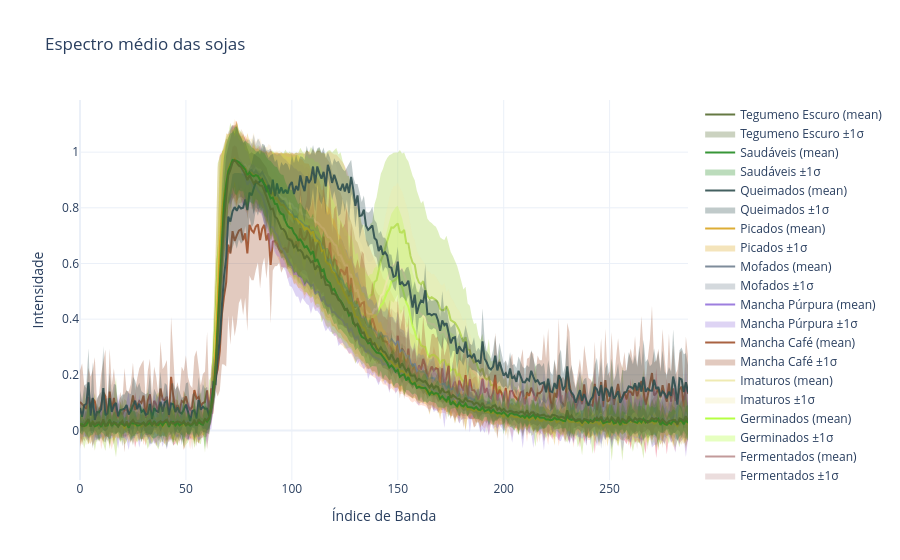

The cell this chart's notebook holds for it:
### Markdown cell above
### Soja

### Code cell
fig = plot_curve_mean(df_soja,
                      'specie',
                      'Espectro médio das sojas')
fig.show()

### Figure 1 — Plotly figure (JSON) as saved in the notebook; plotly's stock layout.template omitted (floating-point values rounded to 4 significant figures; data arrays with more than 128 entries replaced by an {"elided": "..."} marker saying what was removed)
{"data": [{"hoverinfo": "skip", "line": {"width": 0}, "mode": "lines", "showlegend": false, "type": "scatter", "x": {"elided": "288 int values"}, "y": {"elided": "288 float values"}}, {"fill": "tonexty", "fillcolor": "rgba(255, 160, 122, 0.3)", "hoverinfo": "skip", "line": {"width": 0}, "mode": "lines", "name": "Amassados ±1σ", "type": "scatter", "x": {"elided": "288 int values"}, "y": {"elided": "288 float values"}}, {"line": {"color": "rgba(255, 160, 122, 0.9)", "width": 2}, "mode": "lines", "name": "Amassados (mean)", "type": "scatter", "x": {"elided": "288 int values"}, "y": {"elided": "288 float values"}}, {"hoverinfo": "skip", "line": {"width": 0}, "mode": "lines", "showlegend": false, "type": "scatter", "x": {"elided": "288 int values"}, "y": {"elided": "288 float values"}}, {"fill": "tonexty", "fillcolor": "rgba(220, 20, 60, 0.3)", "hoverinfo": "skip", "line": {"width": 0}, "mode": "lines", "name": "Ardidos ±1σ", "type": "scatter", "x": {"elided": "288 int values"}, "y": {"elided": "288 float values"}}, {"line": {"color": "rgba(220, 20, 60, 0.9)", "width": 2}, "mode": "lines", "name": "Ardidos (mean)", "type": "scatter", "x": {"elided": "288 int values"}, "y": {"elided": "288 float values"}}, {"hoverinfo": "skip", "line": {"width": 0}, "mode": "lines", "showlegend": false, "type": "scatter", "x": {"elided": "288 int values"}, "y": {"elided": "288 float values"}}, {"fill": "tonexty", "fillcolor": "rgba(255, 228, 181, 0.3)", "hoverinfo": "skip", "line": {"width": 0}, "mode": "lines", "name": "Chochos ±1σ", "type": "scatter", "x": {"elided": "288 int values"}, "y": {"elided": "288 float values"}}, {"line": {"color": "rgba(255, 228, 181, 0.9)", "width": 2}, "mode": "lines", "name": "Chochos (mean)", "type": "scatter", "x": {"elided": "288 int values"}, "y": {"elided": "288 float values"}}, {"hoverinfo": "skip", "line": {"width": 0}, "mode": "lines", "showlegend": false, "type": "scatter", "x": {"elided": "288 int values"}, "y": {"elided": "288 float values"}}, {"fill": "tonexty", "fillcolor": "rgba(139, 69, 19, 0.3)", "hoverinfo": "skip", "line": {"width": 0}, "mode": "lines", "name": "Danificados ±1σ", "type": "scatter", "x": {"elided": "288 int values"}, "y": {"elided": "288 float values"}}, {"line": {"color": "rgba(139, 69, 19, 0.9)", "width": 2}, "mode": "lines", "name": "Danificados (mean)", "type": "scatter", "x": {"elided": "288 int values"}, "y": {"elided": "288 float values"}}, {"hoverinfo": "skip", "line": {"width": 0}, "mode": "lines", "showlegend": false, "type": "scatter", "x": {"elided": "288 int values"}, "y": {"elided": "288 float values"}}, {"fill": "tonexty", "fillcolor": "rgba(210, 180, 140, 0.3)", "hoverinfo": "skip", "line": {"width": 0}, "mode": "lines", "name": "Enrugados ±1σ", "type": "scatter", "x": {"elided": "288 int values"}, "y": {"elided": "288 float values"}}, {"line": {"color": "rgba(210, 180, 140, 0.9)", "width": 2}, "mode": "lines", "name": "Enrugados (mean)", "type": "scatter", "x": {"elided": "288 int values"}, "y": {"elided": "288 float values"}}, {"hoverinfo": "skip", "line": {"width": 0}, "mode": "lines", "showlegend": false, "type": "scatter", "x": {"elided": "288 int values"}, "y": {"elided": "288 float values"}}, {"fill": "tonexty", "fillcolor": "rgba(154, 205, 50, 0.3)", "hoverinfo": "skip", "line": {"width": 0}, "mode": "lines", "name": "Esverdeados ±1σ", "type": "scatter", "x": {"elided": "288 int values"}, "y": {"elided": "288 float values"}}, {"line": {"color": "rgba(154, 205, 50, 0.9)", "width": 2}, "mode": "lines", "name": "Esverdeados (mean)", "type": "scatter", "x": {"elided": "288 int values"}, "y": {"elided": "288 float values"}}, {"hoverinfo": "skip", "line": {"width": 0}, "mode": "lines", "showlegend": false, "type": "scatter", "x": {"elided": "288 int values"}, "y": {"elided": "288 float values"}}, {"fill": "tonexty", "fillcolor": "rgba(188, 143, 143, 0.3)", "hoverinfo": "skip", "line": {"width": 0}, "mode": "lines", "name": "Fermentados ±1σ", "type": "scatter", "x": {"elided": "288 int values"}, "y": {"elided": "288 float values"}}, {"line": {"color": "rgba(188, 143, 143, 0.9)", "width": 2}, "mode": "lines", "name": "Fermentados (mean)", "type": "scatter", "x": {"elided": "288 int values"}, "y": {"elided": "288 float values"}}, {"hoverinfo": "skip", "line": {"width": 0}, "mode": "lines", "showlegend": false, "type": "scatter", "x": {"elided": "288 int values"}, "y": {"elided": "288 float values"}}, {"fill": "tonexty", "fillcolor": "rgba(173, 255, 47, 0.3)", "hoverinfo": "skip", "line": {"width": 0}, "mode": "lines", "name": "Germinados ±1σ", "type": "scatter", "x": {"elided": "288 int values"}, "y": {"elided": "288 float values"}}, {"line": {"color": "rgba(173, 255, 47, 0.9)", "width": 2}, "mode": "lines", "name": "Germinados (mean)", "type": "scatter", "x": {"elided": "288 int values"}, "y": {"elided": "288 float values"}}, {"hoverinfo": "skip", "line": {"width": 0}, "mode": "lines", "showlegend": false, "type": "scatter", "x": {"elided": "288 int values"}, "y": {"elided": "288 float values"}}, {"fill": "tonexty", "fillcolor": "rgba(238, 232, 170, 0.3)", "hoverinfo": "skip", "line": {"width": 0}, "mode": "lines", "name": "Imaturos ±1σ", "type": "scatter", "x": {"elided": "288 int values"}, "y": {"elided": "288 float values"}}, {"line": {"color": "rgba(238, 232, 170, 0.9)", "width": 2}, "mode": "lines", "name": "Imaturos (mean)", "type": "scatter", "x": {"elided": "288 int values"}, "y": {"elided": "288 float values"}}, {"hoverinfo": "skip", "line": {"width": 0}, "mode": "lines", "showlegend": false, "type": "scatter", "x": {"elided": "288 int values"}, "y": {"elided": "288 float values"}}, {"fill": "tonexty", "fillcolor": "rgba(160, 82, 45, 0.3)", "hoverinfo": "skip", "line": {"width": 0}, "mode": "lines", "name": "Mancha Café ±1σ", "type": "scatter", "x": {"elided": "288 int values"}, "y": {"elided": "288 float values"}}, {"line": {"color": "rgba(160, 82, 45, 0.9)", "width": 2}, "mode": "lines", "name": "Mancha Café (mean)", "type": "scatter", "x": {"elided": "288 int values"}, "y": {"elided": "288 float values"}}, {"hoverinfo": "skip", "line": {"width": 0}, "mode": "lines", "showlegend": false, "type": "scatter", "x": {"elided": "288 int values"}, "y": {"elided": "288 float values"}}, {"fill": "tonexty", "fillcolor": "rgba(147, 112, 219, 0.3)", "hoverinfo": "skip", "line": {"width": 0}, "mode": "lines", "name": "Mancha Púrpura ±1σ", "type": "scatter", "x": {"elided": "288 int values"}, "y": {"elided": "288 float values"}}, {"line": {"color": "rgba(147, 112, 219, 0.9)", "width": 2}, "mode": "lines", "name": "Mancha Púrpura (mean)", "type": "scatter", "x": {"elided": "288 int values"}, "y": {"elided": "288 float values"}}, {"hoverinfo": "skip", "line": {"width": 0}, "mode": "lines", "showlegend": false, "type": "scatter", "x": {"elided": "288 int values"}, "y": {"elided": "288 float values"}}, {"fill": "tonexty", "fillcolor": "rgba(112, 128, 144, 0.3)", "hoverinfo": "skip", "line": {"width": 0}, "mode": "lines", "name": "Mofados ±1σ", "type": "scatter", "x": {"elided": "288 int values"}, "y": {"elided": "288 float values"}}, {"line": {"color": "rgba(112, 128, 144, 0.9)", "width": 2}, "mode": "lines", "name": "Mofados (mean)", "type": "scatter", "x": {"elided": "288 int values"}, "y": {"elided": "288 float values"}}, {"hoverinfo": "skip", "line": {"width": 0}, "mode": "lines", "showlegend": false, "type": "scatter", "x": {"elided": "288 int values"}, "y": {"elided": "288 float values"}}, {"fill": "tonexty", "fillcolor": "rgba(218, 165, 32, 0.3)", "hoverinfo": "skip", "line": {"width": 0}, "mode": "lines", "name": "Picados ±1σ", "type": "scatter", "x": {"elided": "288 int values"}, "y": {"elided": "288 float values"}}, {"line": {"color": "rgba(218, 165, 32, 0.9)", "width": 2}, "mode": "lines", "name": "Picados (mean)", "type": "scatter", "x": {"elided": "288 int values"}, "y": {"elided": "288 float values"}}, {"hoverinfo": "skip", "line": {"width": 0}, "mode": "lines", "showlegend": false, "type": "scatter", "x": {"elided": "288 int values"}, "y": {"elided": "288 float values"}}, {"fill": "tonexty", "fillcolor": "rgba(47, 79, 79, 0.3)", "hoverinfo": "skip", "line": {"width": 0}, "mode": "lines", "name": "Queimados ±1σ", "type": "scatter", "x": {"elided": "288 int values"}, "y": {"elided": "288 float values"}}, {"line": {"color": "rgba(47, 79, 79, 0.9)", "width": 2}, "mode": "lines", "name": "Queimados (mean)", "type": "scatter", "x": {"elided": "288 int values"}, "y": {"elided": "288 float values"}}, {"hoverinfo": "skip", "line": {"width": 0}, "mode": "lines", "showlegend": false, "type": "scatter", "x": {"elided": "288 int values"}, "y": {"elided": "288 float values"}}, {"fill": "tonexty", "fillcolor": "rgba(34, 139, 34, 0.3)", "hoverinfo": "skip", "line": {"width": 0}, "mode": "lines", "name": "Saudáveis ±1σ", "type": "scatter", "x": {"elided": "288 int values"}, "y": {"elided": "288 float values"}}, {"line": {"color": "rgba(34, 139, 34, 0.9)", "width": 2}, "mode": "lines", "name": "Saudáveis (mean)", "type": "scatter", "x": {"elided": "288 int values"}, "y": {"elided": "288 float values"}}, {"hoverinfo": "skip", "line": {"width": 0}, "mode": "lines", "showlegend": false, "type": "scatter", "x": {"elided": "288 int values"}, "y": {"elided": "288 float values"}}, {"fill": "tonexty", "fillcolor": "rgba(85, 107, 47, 0.3)", "hoverinfo": "skip", "line": {"width": 0}, "mode": "lines", "name": "Tegumeno Escuro ±1σ", "type": "scatter", "x": {"elided": "288 int values"}, "y": {"elided": "288 float values"}}, {"line": {"color": "rgba(85, 107, 47, 0.9)", "width": 2}, "mode": "lines", "name": "Tegumeno Escuro (mean)", "type": "scatter", "x": {"elided": "288 int values"}, "y": {"elided": "288 float values"}}], "layout": {"title": {"text": "Espectro médio das sojas"}, "xaxis": {"title": {"text": "Índice de Banda"}}, "yaxis": {"title": {"text": "Intensidade"}}}}
